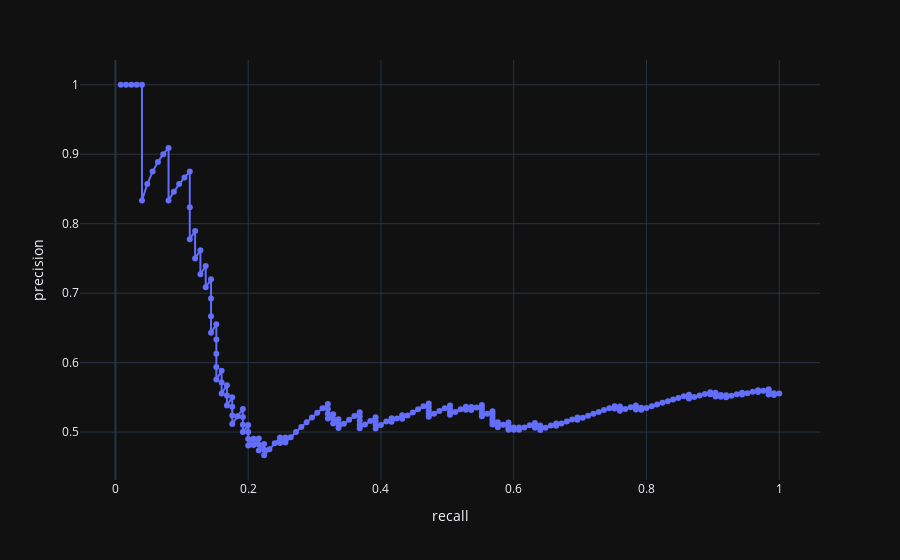

The cell this chart's notebook holds for it:
### Code cell
precision, recall, thresholds = precision_recall_curve(df["Status"], rg.predict(df[["Income", "Debt"]]), pos_label = "Paid")

precision_recall_data = pd.DataFrame({"precision" : precision[:-1], "recall": recall[:-1], "T": thresholds})
px.line(precision_recall_data, y = "precision", x = "recall", hover_name = "T", markers = True)

### Figure 1 — Plotly figure (JSON) as saved in the notebook; plotly's stock layout.template omitted (floating-point values rounded to 4 significant figures; data arrays with more than 128 entries replaced by an {"elided": "..."} marker saying what was removed)
{"data": [{"hovertemplate": "<b>%{hovertext}</b><br><br>recall=%{x}<br>precision=%{y}<extra></extra>", "hovertext": {"elided": "225 float values"}, "legendgroup": "", "line": {"color": "#636efa", "dash": "solid"}, "marker": {"symbol": "circle"}, "mode": "lines+markers", "name": "", "orientation": "v", "showlegend": false, "x": {"elided": "225 float values"}, "xaxis": "x", "y": {"elided": "225 float values"}, "yaxis": "y", "type": "scatter"}], "layout": {"xaxis": {"anchor": "y", "domain": [0.0, 1.0], "title": {"text": "recall"}}, "yaxis": {"anchor": "x", "domain": [0.0, 1.0], "title": {"text": "precision"}}, "legend": {"tracegroupgap": 0}, "margin": {"t": 60}}}
